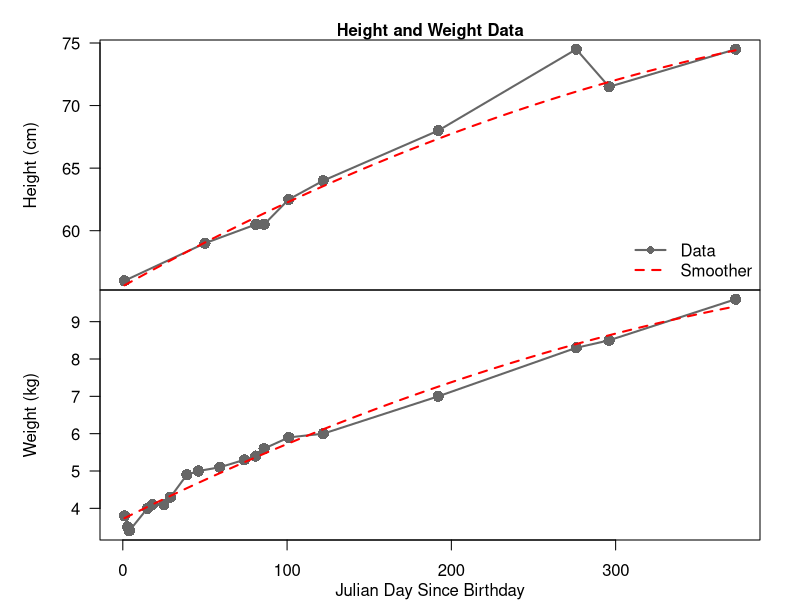
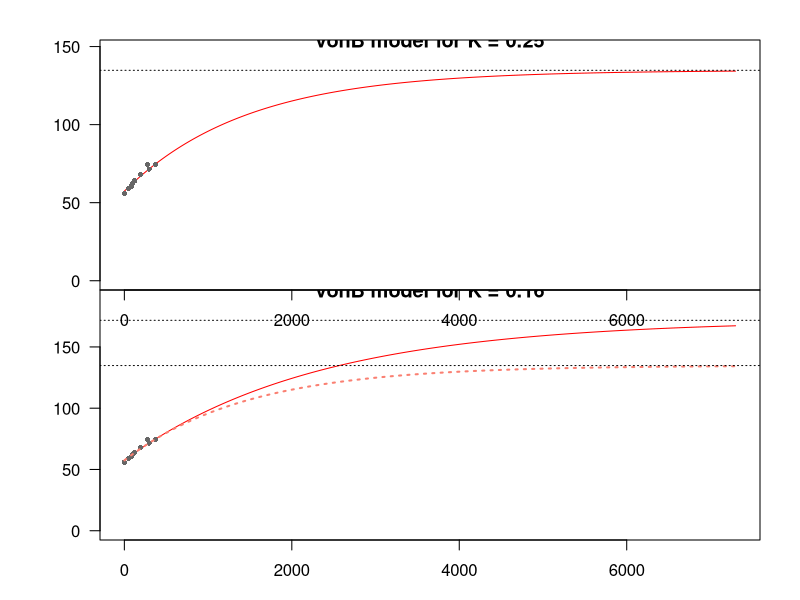
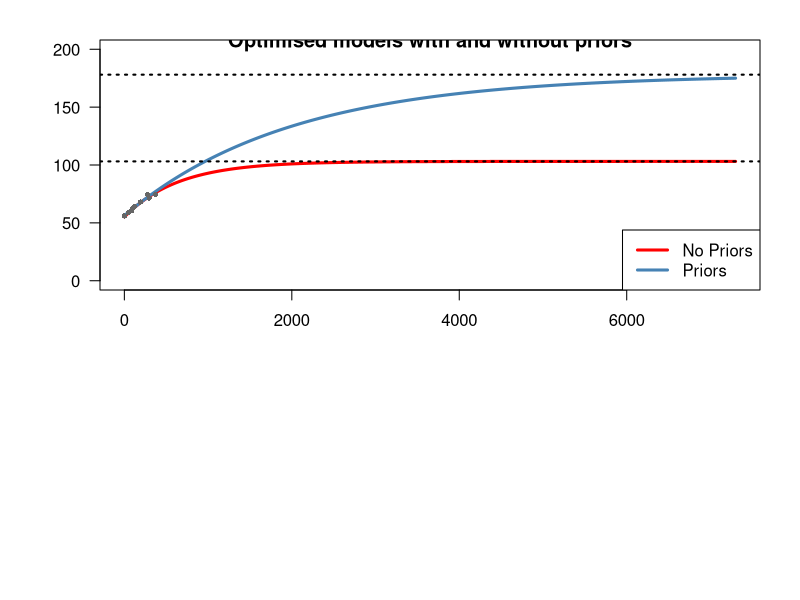

Write R code to recreate these figures, in order.
## ---- chunk 1
install.packages("kableExtra")
install.packages("dplyr")
library(kableExtra)
library(dplyr)
library(RColorBrewer)

# Set NAs to - signs
options(knitr.kable.NA = '-')

growthData <- read.csv( "./baby-growth.csv", header = TRUE,
                        stringsAsFactors = FALSE ) %>%
              mutate( date = as.Date(date),
                      height = as.numeric(height),
                      weight = as.numeric(weight),
                      j = julian.Date( 
                                x = date, 
                                origin = as.Date("2018-01-02") ) + 1 ) %>%
              dplyr::select( j, height, weight )


## ---- chunk 2

  # Pull each value
  d <- as.integer(growthData$j)
  h <- as.numeric(growthData$height)
  w <- as.numeric(growthData$weight)


  # set up par
  par(mfrow  = c(2,1), oma = c(3,3,2,0), mar = c(0,2,0,2) )

  # First, plot height
  # Get indices where height exists
  hIdx <- which(!is.na(h))
  plot( x = range(d), y = range(h,na.rm = T), axes = F, 
        type = "n" )
    axis( side = 2, las = 1 )
    mtext( side = 2, text = "Height (cm)", line = 3)
    box()
    lines( x = d[hIdx], y = h[hIdx], lwd = 2, lty = 1, col = "grey40" )
    points( x = d, y = h, cex = 1.5, pch = 16, col = "grey40" )
    lines( loess.smooth(x = d[hIdx], y = h[hIdx], span = 100, degree = 2 ),      col = "red", lty = 2, lwd = 2 )
    legend( x = "bottomright", bty = "n",
            legend = c("Data","Smoother"),
            col = c("grey40","red"),
            pch = c(16, NA),
            lty = c(1,2),
            lwd = c(2,2))

  # Now weight
  # Get indices where weight exists
  wIdx <- which(!is.na(w))
  plot( x = range(d), y = range(w,na.rm = T), axes = F, 
        type = "n" )
    axis( side = 2, las = 1 )
    mtext( side = 2, text = "Weight (kg)", line = 3)
    axis( side = 1)
    mtext( side = 1, text = "Julian Day Since Birthday", line = 2)
    box()
    lines( x = d[wIdx], y = w[wIdx], lwd = 2, lty = 1 , col = "grey40")
    points( x = d, y = w, cex = 1.5, pch = 16, col = "grey40" )
    lines( loess.smooth(x = d[wIdx], y = w[wIdx], span = 100, degree = 2 ),      col = "red", lty = 2, lwd = 2 )

    mtext( side = 3, text = "Height and Weight Data", font = 2,
            outer = TRUE )

## ---- chunk 3
# First, create a function to calculate the 
# height at a given day d. Leading parameters 
# H_1, H_2 and K are separated from D values 
# as pars are estimated model parameters passed
# in from the log-likelihood function
vonB <- function( d = 1, 
                  pars = c( H_1 = 62.5, 
                            H_2 = 74.5, 
                            K = 0.25 ), 
                  D = c(100,365) )
{
  # Recover pars
  H_1 <- pars[1]
  H_2 <- pars[2]
  K   <- pars[3]/365

  # Recover D values
  D_1 <- D[1]
  D_2 <- D[2]
  
  # Run calculation
  H_d <- H_1 + (H_2 - H_1) * (exp(-K*D_1) - exp(-K*d)) /( exp(-K*D_1) - exp(-K*D_2) )

  # Return H_d
  return(H_d)
}

## ---- chunk 4
H <- vonB( d = 1:14600 )
Hinf <- max(H)

## ---- chunk 5

plot( x = 1:7300, y = H[1:7300], type = "l", las = 1,
      xlab = "Age (days)", ylab = "Height (cm)",
      col = "red", ylim = c(0,1.1*max(H)),
      main = "vonB model for K = 0.25" )
  points( growthData$j, growthData$height, pch = 16,
          col = "grey40", cex = .7 )
  abline( h = Hinf, lty = 3)

## ---- chunk 6
H2 <- vonB( d = 1:14600, pars = c(  H_1 = 62.5, 
                                    H_2 = 74.5, 
                                    K = 0.16 )  )
Hinf2 <- max(H2)


## ---- chunk 7

plot( x = 1:7300, y = H2[1:7300], type = "l", las = 1,
      xlab = "Age (days)", ylab = "Height (cm)",
      col = "red", ylim = c(0,1.1*max(H2)),
      main = "vonB model for K = 0.16" )
  points( growthData$j, growthData$height, pch = 16,
          col = "grey40", cex = .7 )
  abline( h = Hinf2, lty = 3)
  lines( x = 1:7300, y = H[1:7300], col = "salmon",
          lwd = 2, lty = 3 )
  abline( h = Hinf, lty = 3)

## ---- chunk 8
# Define negative log posterior function,
# we're going to model the H1, H2 and K
# values on the log scale, and we need to
# model
vonB_negLogPost <- function(  theta = c( logH_1 = log(62.5), 
                                         logH_2 = log(74.5), 
                                         logK = log(0.16),
                                         logsigma = 0 ),
                              data = growthData,
                              D = c(100,365),
                              H2Prior = c(74.5, 74.5),
                              KPrior = c(.16, .16/2) )
{
  # Exponentiate leading pars of vonB
  pars <- c(  H_1 = exp(theta[1]),
              H_2 = exp(theta[2]),
              K   = exp(theta[3]) )

  # uncertainty in the observations
  sigma <- exp(theta["logsigma"])

  # Calculate expected observations in a new column
  # of the data frame, then residuals,
  # and then the negative-log-likelihood (with
  # normalising scalar omitted)
  data <- data %>%
          mutate( expHeight = vonB(j, pars = pars, D = D),
                  resid = expHeight - height,
                  negloglik = 0.5*log(sigma^2) + 0.5 * resid^2/sigma^2 )


  # Calculate observation NLL and H2/K neg log priors
  nll     <- sum(data$negloglik, na.rm = T)
  nlp_H2  <- 0
  nlp_K   <- 0
  # Only calculate priors if parameters are given
  if(!is.null(H2Prior))
    nlp_H2  <- 0.5 * (pars[2] - H2Prior[1])^2/H2Prior[2]^2
  if(!is.null(KPrior))
    nlp_K   <- 0.5 * (pars[3] - KPrior[1])^2/KPrior[2]^2


  objFun  <- nll + nlp_H2 + nlp_K + 10 * log(sigma) 

  return(objFun)
}
## ---- chunk 9

# Fit with no priors
fit1 <- optim(  par = c(  logH_1 = log(62.5), 
                           logH_2 = log(74.5), 
                           logK = log(0.16/365),
                           logsigma = 0),
                fn = vonB_negLogPost,
                D = c(100,365), data = growthData,
                H2Prior = NULL,
                KPrior = NULL,
                method = "Nelder-Mead" )



# Fit with priors on K
fit2 <- optim(  par = c(  logH_1 = log(62.5), 
                           logH_2 = log(74.5), 
                           logK = log(0.16/365),
                           logsigma = 0),
                fn = vonB_negLogPost,
                D = c(100,365), data = growthData,
                H2Prior = NULL,
                KPrior = c(0.16,0.08),
                method = "Nelder-Mead" )


## ---- chunk 10

# Recover first model pars
optPars1 <- exp(fit1$par)
# Run the vonB function with the new parameters, 
Hfit1 <- vonB( d = 1:14600, pars = optPars1[1:3])
# estimate new adult height
HinfFit1 <- max(Hfit1)

optPars2 <- exp(fit2$par)
# Run the vonB function with the new parameters, 
Hfit2 <- vonB( d = 1:14600, pars = optPars2[1:3])
# estimate new adult height
HinfFit2 <- max(Hfit2)


# Make a table of optPars1 and optPars2
optParsTab <- rbind(c(optPars1,HinfFit1,fit1$value), c(optPars2,HinfFit2,fit2$value) )
colnames(optParsTab) <- c("$$H_1$$", "$$H_2$$", "$$K$$", "$$\\sigma$$", "$$H_\\infty$$", "-log(Post)")
rownames(optParsTab) <- c("No Priors","Priors")

kable(optParsTab) %>%
  kable_styling(bootstrap_options = c(  "striped", 
                                        "hover",
                                        "condensed",
                                        "responsive"),
                full_width = FALSE)

plot( x = 1:7300, y = Hfit1[1:7300], type = "l", las = 1,
      xlab = "Age (days)", ylab = "Height (cm)",
      col = "red", ylim = c(0,200), lwd = 3,
      main = "Optimised models with and without priors" )
  lines( x = 1:7300, y = Hfit2[1:7300], col = "steelblue", lwd = 3)
  points( growthData$j, growthData$height, pch = 16,
          col = "grey40", cex = .7 )
  abline( h = HinfFit1, lty = 3, lwd = 2)
  abline( h = HinfFit2, lty = 3, lwd = 2)
  legend( x = "bottomright", legend = c("No Priors", "Priors"),
          col = c("red","steelblue"), lwd = 3 )

## ---- chunk 11

kable( growthData ) %>%
  kable_styling(bootstrap_options = c(  "striped", 
                                        "hover",
                                        "condensed",
                                        "responsive"),
                full_width = FALSE,
                position = "float_right" )
